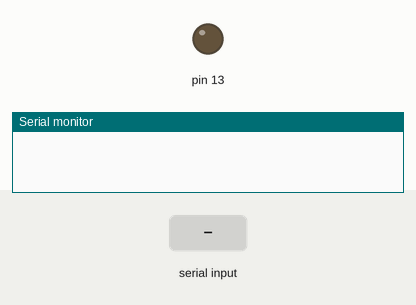
Simulated run of this sketch. Board: Arduino Uno, built with avr-gcc and run on an emulated ATmega328P. On the bench: output pins drawn as LEDs (lit = HIGH), the last lines printed to the serial monitor. Dashed ring = blinking. The inputs (shaded band) are chosen by the test bench.

Above: at 1.2 s.
1.3 s: "90,45\n" received over Serial
At 1.7 s:
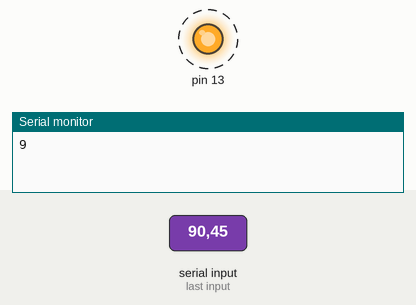
Timing chart, 0 to 10.3 s (numbered marks = the images above; inputs shaded):
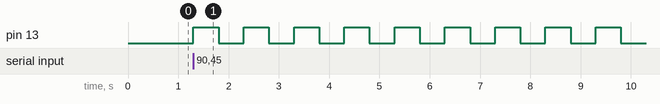

Measured:
- after the input at 1.3 s, pin 13: alternates HIGH for 0.50 s and LOW for 0.50 s, starting at once

The sketch:

sertest2.ino
```cpp
int j;
void setup() {
  // put your setup code here, to run once:
Serial.begin(9600);
pinMode(13,OUTPUT);
}

void loop() {
  // put your main code here, to run repeatedly:
if(Serial.available()>0)
{
 int i=Serial.read();
 if(i!=10)
 //Serial.println(i-48);
 j= i-48;
 Serial.println(j);
 for(i=0;i<j;i++)
 {
   digitalWrite(13,HIGH);
   delay(500);
   digitalWrite(13,LOW);
   delay(500);
   //Serial.println(i);
 }
 j=0;
}
digitalWrite(13,LOW);
}
```
